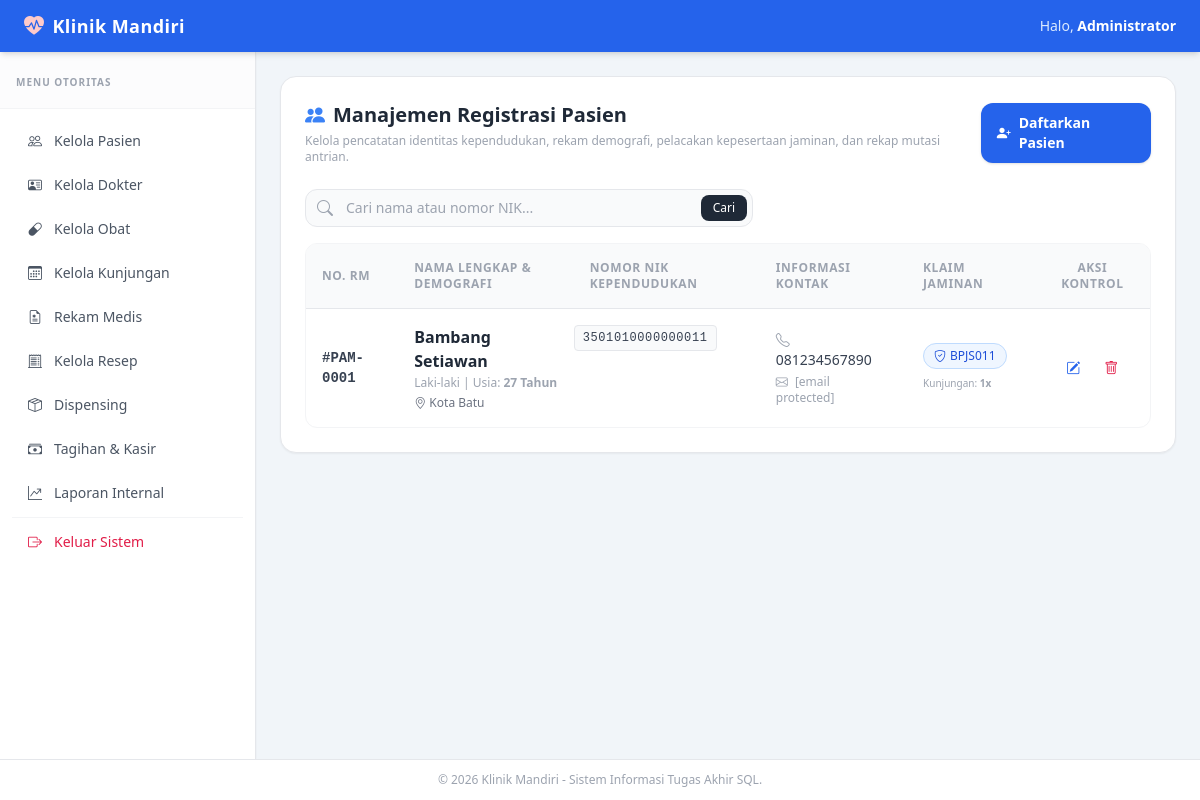
The app's page /modules/patients/index.php (signed in), older data.
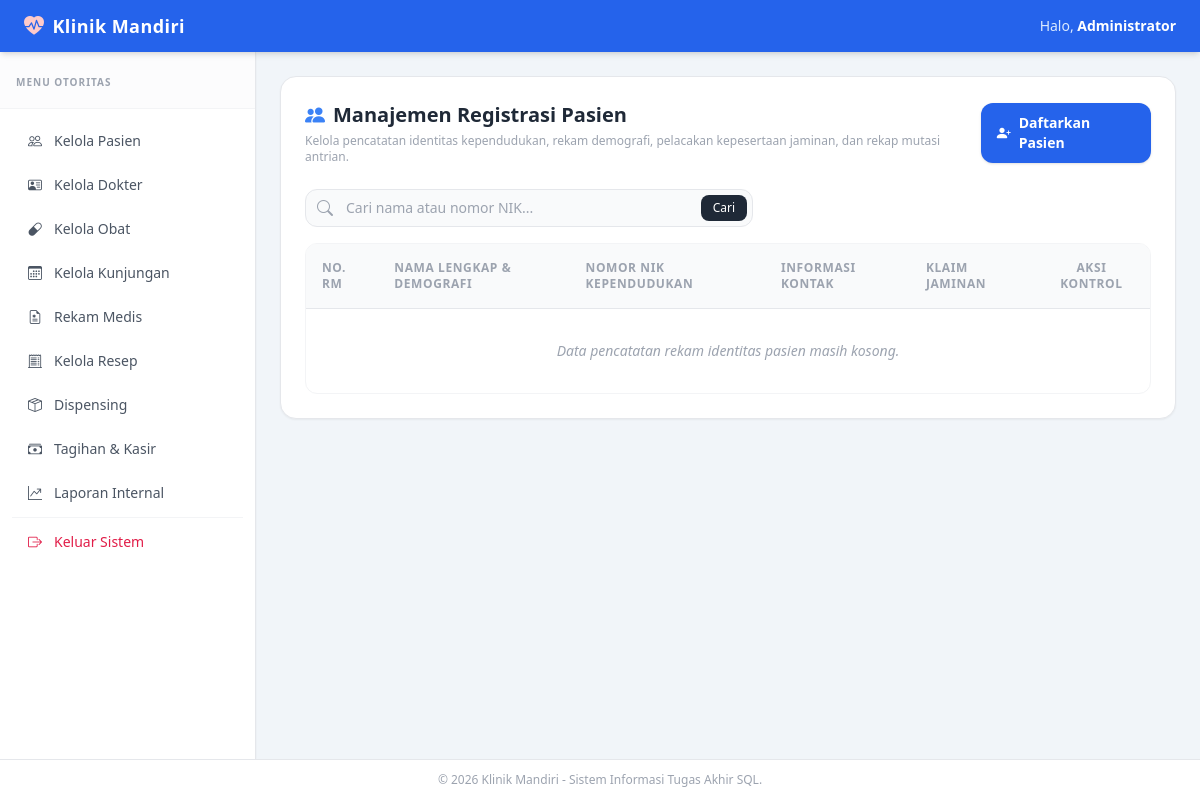
The same page, newer data.
### tables this page shows
CREATE TABLE pasien (
    patient_id INT AUTO_INCREMENT PRIMARY KEY,
    nik CHAR(16) NOT NULL UNIQUE,
    nama VARCHAR(100) NOT NULL,
    tgl_lahir DATE NOT NULL,
    jenis_kelamin ENUM('L','P') NOT NULL,
    alamat TEXT,
    no_telepon VARCHAR(20),
    email VARCHAR(100),
    kontak_darurat VARCHAR(100),
    asuransi_id VARCHAR(50)
);

### modules/patients/index.php (the view, shortened to what this page needs)
<?php
require_once __DIR__ . '/../../config/koneksi.php';
$search = '';
$where_clause = '';
$query = "SELECT *,
                 fn_hitung_usia(patient_id) AS usia,
                 fn_jumlah_kunjungan(patient_id) AS total_kunjungan
          FROM pasien $where_clause ORDER BY patient_id DESC";
$result = mysqli_query($conn, $query);
include __DIR__ . '/../../includes/header.php';
include __DIR__ . '/../../includes/sidebar.php';
?>
<div class="bg-white p-6 rounded-2xl border border-gray-200 shadow-sm">
    <div class="flex flex-col sm:flex-row sm:items-center sm:justify-between gap-4 mb-6">
        <div>
            <h2 class="text-xl font-bold text-gray-800 flex items-center">
                <i class="bi bi-people-fill text-blue-500 mr-2"></i> Manajemen Registrasi Pasien
            </h2>
            <p class="text-xs text-gray-400 mt-1">Kelola pencatatan identitas kependudukan, rekam demografi, pelacakan kepesertaan jaminan, dan rekap mutasi antrian.</p>
        </div>
        <a href="create.php" class="bg-blue-600 hover:bg-blue-700 text-white text-sm font-semibold py-2.5 px-4 rounded-xl shadow flex items-center justify-center space-x-2 transition self-start sm:self-auto">
            <i class="bi bi-person-plus-fill"></i>
            <span>Daftarkan Pasien</span>
        </a>
    </div>
    <div class="mb-4 max-w-md relative">
        <form method="GET" action="">
            <span class="absolute inset-y-0 left-0 flex items-center pl-3 text-gray-400">
                <i class="bi bi-search"></i>
            </span>
            <input type="text" name="search" value="<?= htmlspecialchars($search) ?>"
                class="w-full pl-10 pr-20 py-2 bg-gray-50 border border-gray-200 rounded-xl focus:outline-none focus:ring-2 focus:ring-blue-500 focus:bg-white text-sm transition"
                placeholder="Cari nama atau nomor NIK...">
            <button type="submit" class="absolute right-1.5 top-1.5 bottom-1.5 bg-gray-800 hover:bg-gray-900 text-white text-xs px-3 rounded-lg transition">Cari</button>
        </form>
    </div>
    <div class="overflow-x-auto rounded-xl border border-gray-100">
        <table class="w-full text-left text-sm border-collapse">
            <thead>
                <tr class="bg-gray-50 border-b border-gray-200 text-xs font-bold text-gray-400 uppercase tracking-wider">
                    <th class="p-4">No. RM</th>
                    <th class="p-4">Nama Lengkap & Demografi</th>
                    <th class="p-4">Nomor NIK kependudukan</th>
                    <th class="p-4">Informasi Kontak</th>
                    <th class="p-4">Klaim Jaminan</th>
                    <th class="p-4 text-center">Aksi Kontrol</th>
                </tr>
            </thead>
            <tbody class="divide-y divide-gray-100 text-gray-600">
                <?php if (mysqli_num_rows($result) > 0) : ?>
                    <?php while ($row = mysqli_fetch_assoc($result)) : ?>
                        <tr class="hover:bg-slate-50/80 transition">
                            <td class="p-4 font-mono font-bold text-gray-700">#PAM-<?= str_pad($row['patient_id'], 4, '0', STR_PAD_LEFT); ?></td>
                            <td class="p-4">
                                <span class="block font-bold text-gray-800 text-base"><?= htmlspecialchars($row['nama']); ?></span>
                                <span class="text-xs text-gray-400 block mt-0.5">
                                    <?= $row['jenis_kelamin'] === 'L' ? 'Laki-laki' : 'Perempuan'; ?> |
                                    Usia: <strong><?= $row['usia']; ?> Tahun</strong>
                                </span>
                                <span class="text-xs text-gray-500 mt-1 block max-w-xs truncate"><i class="bi bi-geo-alt"></i> <?= htmlspecialchars($row['alamat'] ?: '-'); ?></span>
                            </td>
                            <td class="p-4 font-mono text-xs tracking-wider text-gray-700 bg-gray-50 border rounded px-2 py-1 inline-block mt-4"><?= htmlspecialchars($row['nik']); ?></td>
                            <td class="p-4">
                                <span class="block text-gray-700"><i class="bi bi-telephone text-gray-400 mr-1"></i> <?= htmlspecialchars($row['no_telepon'] ?: '-'); ?></span>
                                <span class="block text-xs text-gray-400 mt-1"><i class="bi bi-envelope text-gray-400 mr-1"></i> <?= htmlspecialchars($row['email'] ?: '-'); ?></span>
                            </td>
                            <td class="p-4">
                                <?php if (!empty($row['asuransi_id'])): ?>
                                    <span class="bg-blue-50 text-blue-700 border border-blue-200 text-xs px-2.5 py-1 rounded-full font-medium inline-flex items-center mb-1">
                                        <i class="bi bi-shield-check mr-1"></i> <?= htmlspecialchars($row['asuransi_id']); ?>
                                    </span>
                                <?php else: ?>
                                    <span class="bg-slate-50 text-slate-600 border border-slate-200 text-xs px-2.5 py-1 rounded-full font-medium inline-flex items-center mb-1">Umum / Mandiri</span>
                                <?php endif; ?>
                                <span class="block text-[10px] text-gray-400">Kunjungan: <strong><?= $row['total_kunjungan']; ?>x</strong></span>
                            </td>
                            <td class="p-4 text-center">
                                <div class="flex items-center justify-center space-x-2">
                                    <a href="edit.php?id=<?= $row['patient_id']; ?>" class="text-blue-600 hover:bg-blue-50 p-2 rounded-lg transition" title="Ubah Profil"><i class="bi bi-pencil-square"></i></a>
                                    <a href="delete.php?id=<?= $row['patient_id']; ?>" onclick="return confirm('Apakah Anda yakin ingin menghapus mutasi data pasien ini?')" class="text-rose-600 hover:bg-rose-50 p-2 rounded-lg transition" title="Eliminasi"><i class="bi bi-trash"></i></a>
                                </div>
                            </td>
                        </tr>
                    <?php endwhile; ?>
                <?php else : ?>
                    <tr>
                        <td colspan="6" class="p-8 text-center text-gray-400 italic">Data pencatatan rekam identitas pasien masih kosong.</td>
                    </tr>
                <?php endif; ?>
            </tbody>
        </table>
    </div>
</div>
<?php include __DIR__ . '/../../includes/footer.php'; ?>

### includes/header.php (shortened to what this page needs)
<!DOCTYPE html>
<html lang="id">
<head>
    <script src="https://cdn.tailwindcss.com"></script>
    <link href="https://cdn.jsdelivr.net/npm/bootstrap-icons@1.11.3/font/bootstrap-icons.min.css" rel="stylesheet">
</head>
<body class="bg-slate-100 text-gray-800 antialiased font-sans flex flex-col min-h-screen">
    <nav class="bg-blue-600 shadow-md text-white sticky top-0 z-50">
        <div class="mx-auto px-6 py-3 flex justify-between items-center">
            <a class="flex items-center space-x-2 font-bold text-lg tracking-wide" href="/index.php">
                <i class="bi bi-heart-pulse-fill text-xl text-red-200"></i>
                <span>Klinik Mandiri</span>
            </a>
            <div class="flex items-center space-x-4">
                <div class="text-sm text-blue-100">
                    Halo, <span class="font-semibold text-white"><?= isset($_SESSION['nama']) ? htmlspecialchars($_SESSION['nama']) : 'User'; ?></span>
                </div>
            </div>
        </div>
    </nav>
    <div class="flex flex-1 pt-0">

### includes/sidebar.php (shortened to what this page needs)
<aside class="w-64 bg-white border-r border-gray-200 min-h-full hidden md:block flex-shrink-0 shadow-sm">
    <div class="p-4 border-b border-gray-100 bg-gray-50/50">
        <span class="text-[10px] font-bold text-gray-400 uppercase tracking-widest">Menu Otoritas</span>
    </div>
    <nav class="p-3 space-y-1 text-sm">
        <?php if (isset($_SESSION['id_role'])) : ?>
            <?php if ($_SESSION['id_role'] == 1) : ?>
                <a href="../../modules/patients/index.php" class="flex items-center space-x-3 px-4 py-2.5 rounded-xl text-gray-600 hover:bg-blue-50 hover:text-blue-600 transition"><i class="bi bi-people"></i><span>Kelola Pasien</span></a>
                <a href="../../modules/doctors/index.php" class="flex items-center space-x-3 px-4 py-2.5 rounded-xl text-gray-600 hover:bg-blue-50 hover:text-blue-600 transition"><i class="bi bi-person-vcard"></i><span>Kelola Dokter</span></a>
                <a href="../../modules/medicines/index.php" class="flex items-center space-x-3 px-4 py-2.5 rounded-xl text-gray-600 hover:bg-blue-50 hover:text-blue-600 transition"><i class="bi bi-capsule"></i><span>Kelola Obat</span></a>
                <a href="../../modules/visits/index.php" class="flex items-center space-x-3 px-4 py-2.5 rounded-xl text-gray-600 hover:bg-blue-50 hover:text-blue-600 transition"><i class="bi bi-calendar3"></i><span>Kelola Kunjungan</span></a>
                <a href="../../modules/medical-records/index.php" class="flex items-center space-x-3 px-4 py-2.5 rounded-xl text-gray-600 hover:bg-blue-50 hover:text-blue-600 transition"><i class="bi bi-file-earmark-medical"></i><span>Rekam Medis</span></a>
                <a href="../../modules/prescriptions/index.php" class="flex items-center space-x-3 px-4 py-2.5 rounded-xl text-gray-600 hover:bg-blue-50 hover:text-blue-600 transition"><i class="bi bi-receipt-cutoff"></i><span>Kelola Resep</span></a>
                <a href="../../modules/dispensing/index.php" class="flex items-center space-x-3 px-4 py-2.5 rounded-xl text-gray-600 hover:bg-blue-50 hover:text-blue-600 transition"><i class="bi bi-box-seam"></i><span>Dispensing</span></a>
                <a href="../../modules/billing/index.php" class="flex items-center space-x-3 px-4 py-2.5 rounded-xl text-gray-600 hover:bg-blue-50 hover:text-blue-600 transition"><i class="bi bi-cash-stack"></i><span>Tagihan & Kasir</span></a>
                <a href="../../modules/reports/index.php" class="flex items-center space-x-3 px-4 py-2.5 rounded-xl text-gray-600 hover:bg-blue-50 hover:text-blue-600 transition"><i class="bi bi-graph-up-arrow"></i><span>Laporan Internal</span></a>
            <?php elseif ($_SESSION['id_role'] == 4) : ?>
                <a href="../../modules/billing/index.php" class="flex items-center space-x-3 px-4 py-2.5 rounded-xl text-gray-600 hover:bg-blue-50 hover:text-blue-600 transition"><i class="bi bi-cash-stack"></i><span>Kelola Tagihan</span></a>
            <?php endif; ?>
        <?php endif; ?>
        <hr class="border-gray-100 my-2">
        <a href="../../logout.php" class="flex items-center space-x-3 px-4 py-2.5 rounded-xl text-rose-600 hover:bg-rose-50 transition"><i class="bi bi-box-arrow-right"></i><span>Keluar Sistem</span></a>
    </nav>
</aside>
<main class="flex-1 p-6 overflow-y-auto">

### includes/footer.php
</main>
</div>
<footer class="bg-white border-t border-gray-200 py-3 text-center text-xs text-gray-400 mt-auto">
    &copy; 2026 Klinik Mandiri - Sistem Informasi Tugas Akhir SQL.
</footer>
</body>
</html>

Row changes from the older to the newer data that the page shows:
removed pasien: patient_id "0001", nama "Bambang Setiawan", jenis_kelamin "Laki-laki", usia "27", alamat "Kota Batu", nik "3501010000000011", no_telepon "081234567890", email "[email protected]", asuransi "BPJS011", total_kunjungan "1"
Text that changed along with them:
text now shown: "Data pencatatan rekam identitas pasien masih kosong."
